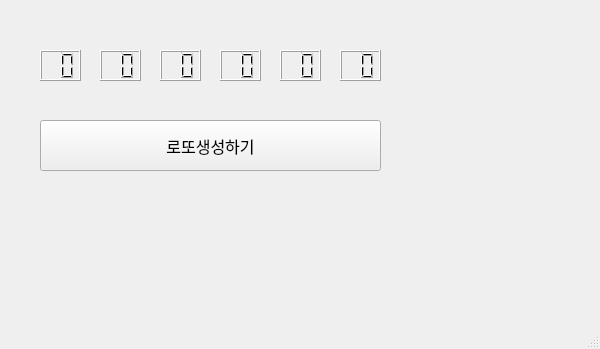
<?xml version="1.0" encoding="UTF-8"?>
<ui version="4.0">
 <class>MainWindow</class>
 <widget class="QMainWindow" name="MainWindow">
  <property name="geometry">
   <rect>
    <x>0</x>
    <y>0</y>
    <width>600</width>
    <height>349</height>
   </rect>
  </property>
  <property name="windowTitle">
   <string>MainWindow</string>
  </property>
  <widget class="QWidget" name="centralwidget">
   <widget class="QLCDNumber" name="lcd1">
    <property name="geometry">
     <rect>
      <x>40</x>
      <y>50</y>
      <width>41</width>
      <height>31</height>
     </rect>
    </property>
    <property name="digitCount">
     <number>2</number>
    </property>
    <property name="intValue" stdset="0">
     <number>0</number>
    </property>
   </widget>
   <widget class="QLCDNumber" name="lcd2">
    <property name="geometry">
     <rect>
      <x>100</x>
      <y>50</y>
      <width>41</width>
      <height>31</height>
     </rect>
    </property>
    <property name="digitCount">
     <number>2</number>
    </property>
    <property name="intValue" stdset="0">
     <number>0</number>
    </property>
   </widget>
   <widget class="QLCDNumber" name="lcd3">
    <property name="geometry">
     <rect>
      <x>160</x>
      <y>50</y>
      <width>41</width>
      <height>31</height>
     </rect>
    </property>
    <property name="digitCount">
     <number>2</number>
    </property>
    <property name="intValue" stdset="0">
     <number>0</number>
    </property>
   </widget>
   <widget class="QLCDNumber" name="lcd4">
    <property name="geometry">
     <rect>
      <x>220</x>
      <y>50</y>
      <width>41</width>
      <height>31</height>
     </rect>
    </property>
    <property name="digitCount">
     <number>2</number>
    </property>
    <property name="intValue" stdset="0">
     <number>0</number>
    </property>
   </widget>
   <widget class="QLCDNumber" name="lcd5">
    <property name="geometry">
     <rect>
      <x>280</x>
      <y>50</y>
      <width>41</width>
      <height>31</height>
     </rect>
    </property>
    <property name="digitCount">
     <number>2</number>
    </property>
    <property name="intValue" stdset="0">
     <number>0</number>
    </property>
   </widget>
   <widget class="QLCDNumber" name="lcd6">
    <property name="geometry">
     <rect>
      <x>340</x>
      <y>50</y>
      <width>41</width>
      <height>31</height>
     </rect>
    </property>
    <property name="digitCount">
     <number>2</number>
    </property>
    <property name="intValue" stdset="0">
     <number>0</number>
    </property>
   </widget>
   <widget class="QPushButton" name="pb">
    <property name="geometry">
     <rect>
      <x>40</x>
      <y>120</y>
      <width>341</width>
      <height>51</height>
     </rect>
    </property>
    <property name="font">
     <font>
      <family>맑은 고딕</family>
      <pointsize>12</pointsize>
      <weight>50</weight>
      <bold>false</bold>
     </font>
    </property>
    <property name="text">
     <string>로또생성하기</string>
    </property>
   </widget>
  </widget>
  <widget class="QMenuBar" name="menubar">
   <property name="geometry">
    <rect>
     <x>0</x>
     <y>0</y>
     <width>600</width>
     <height>21</height>
    </rect>
   </property>
  </widget>
  <widget class="QStatusBar" name="statusbar"/>
 </widget>
 <resources/>
 <connections/>
</ui>
